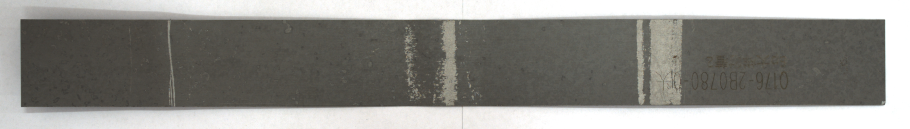
#> input picture imgs/b_xuanzhuan.bmp, 910 x 129 px; its folder holds only this picture in this run
$ python -i flask_image.py   (imports and definitions only)
#> lines starting #> are read from the running program, lines starting #| are printed output that depends on the picture
#> further down, picture is the input picture: shape (129, 910, 3); mean B, G, R 134.3, 139, 140.2
import sys
import os
sys.path.append(os.path.abspath(r'C:\Users\12345\Desktop\2\material-adhesion-testing (5)\material-adhesion-testing'))  # 将父目录添加到模块搜索路径中

import os
import numpy as np

import time
from flask import Flask, request, jsonify
import cv2
from custom.resultView1 import *
# [1 line not run here, left out]
import os
import time
WORKSPACE_DIR = r'D:\\CODE\\material-adhesion-testing\\workspace'

def adaptive_threshold(image):
    # 裁剪三段段用来获取阈值
    image_crop1 = image[:,440:1000]
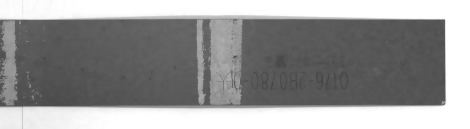
#> image_crop1: shape (129, 470); min 68, max 255, mean 150.8
    image_crop2 = image[:,1670:2300]
#> image_crop2 = empty array
    image_crop3 = image[:,3090:]
#> image_crop3 = empty array
    # 求三个片段的阈值
    ret1, _ = cv2.threshold(image_crop1, 0, 255,
                                          cv2.THRESH_BINARY + cv2.THRESH_OTSU)
#> ret1 = 172
    ret2, _ = cv2.threshold(image_crop2, 0, 255,
                                          cv2.THRESH_BINARY + cv2.THRESH_OTSU)
#> ret2 = 0
    ret3, _ = cv2.threshold(image_crop3, 0, 255,
                                          cv2.THRESH_BINARY + cv2.THRESH_OTSU)
#> ret3 = 0
    # 求平均
    mean_ret = np.mean([ret1, ret2, ret3])
#> mean_ret = 57.33

    return mean_ret


# [87 lines left out: functions Save_jpg, crop_image_quxiang, edge_queding, crop_image_wuquxiang, not called in this run]


def get_thresh(image):
    #双边滤波
    denoised_image_bilateral = cv2.bilateralFilter(image, 5, 21, 21)
    gray_image = cv2.cvtColor(denoised_image_bilateral, cv2.COLOR_BGR2GRAY)

    ret = adaptive_threshold(gray_image)
#> ret = 57.33
    _, thresh_image = cv2.threshold(gray_image, ret, 255, cv2.THRESH_BINARY)
#> thresh_image: shape (129, 910); every value is 255
    # cv2.imshow("equalized_image", gray_image)
    return ret, thresh_image

# [9 lines of commented-out code are left out]

# [222 lines left out: functions ratio_wuquxiang, ratio_A, ratio_B, ratio_C, process_image, process_image2 and 2 more, not called in this run]
#-----------------------------------------------------

# @app.route('/process_image', methods=['POST'])
# def handle_process_image():
#     data = request.get_json()
#     _type = data.get('type')
#     _photograph = data.get('photograph')

#     # 初始化结果变量
#     value10, value20, value30, image_path = None, None, None, None

#     # 初始化默认的响应数据
#     response_data = {
#         "photograph": "not processed",
#         "value10": "N/A",
#         "value20": "N/A",
#         "value30": "N/A",
#         "imagePath": "N/A"
#     }

#     if _type == "ori":
#         if _photograph == "ask":
#             # 执行拍照操作或者相关处理

#             print("点击，相机连接")

#             ## 激活相机
#             cc = Camera()
#             cc.activatecamera(1)
#             print("激活，相机")
#             image = cc.show_thread()
#             cc.closedevice()
#             # image_path = Save_jpg(image)
#             # print("#"*100)
#             # print(image)
#             # # cv2.imshow("123",image)
#             # exit()
#             # process_image(image)

#             # cc.takeshot()

#             # 假设获取到的结果
#             value10 = "dropA"
#             value20 = "dropB"
#             value30 = "dropC"
#             # image_path = Save_jpg(image)
#             print(image.shape)
#             # 将保存的图片进行裁剪
#             image = crop_image_quxiang(image)
#             # image_path = Save_jpg(image)
#             print(image.shape)
#             # image_path = "./img/result_image.jpg"

#             _photograph = "ok"
#             # 构建响应数据

#             # 处理图片并保存结果
#             resultA = process_image(image)
#             resultB = process_image2(image)
#             ret, resultC = process_image3(image)
#             # 旋转图像180度
#             # rotated_image = cv2.rotate(image, cv2.ROTATE_180)
#             # 保存旋转后的图像
#             # image_path = Save_jpg(rotated_image)
#             image_path = Save_jpg(image)

#             response_data = {
#                 "photograph": _photograph,
#                 "value10": resultA,
#                 "value20": resultB,
#                 "value30": resultC,
#                 "imagePath": image_path,
#                 'ret_threshold': ret
#             }

#             return jsonify(response_data)  # 使用 jsonify 发送响应

#     elif _type == "nonOri":
#         if _photograph == "ask":
#             # 执行拍照操作或者相关处理

#             print("点击，相机连接")

#             ## 激活相机
#             cc = Camera()
#             cc.activatecamera(0)
#             print("激活，相机")
#             image = cc.show_thread()
#             cc.closedevice()
#             # image_path = Save_jpg(image)
#             # print("#"*100)
#             # print(image)
#             # # cv2.imshow("123",image)
#             # exit()
#             # process_image(image)

#             # cc.takeshot()

#             # 假设获取到的结果
#             value10 = "dropA"
#             # image_path = Save_jpg(image)
#             print(image.shape)
#             # 裁剪前保存原图
#             # image_path = Save_jpg(image)
#             # 将保存的图片进行裁剪
#             image = crop_image_wuquxiang(image)

#             print(image.shape)
#             # image_path = "./img/result_image.jpg"

#             _photograph = "ok"
#             # 构建响应数据
#             ret_wqx,result_wuquxiang = process_image_wuquxiang(image)
#             # 保存处理后的图片
#             image_path = Save_jpg(image)

#             response_data = {
#                 "photograph": _photograph,
#                 "value10": result_wuquxiang,
#                 "imagePath": image_path,
#                 "ret_threshold": ret_wqx,
#             }
#             return jsonify(response_data)  # 使用 jsonify 发送响应

#             # # 执行拍照操作或者相关处理
#             # _photograph = "ok"  # 标记为已拍照
#             # # 假设获取到的结果
#             # value10 = "40"
#             # value20 = "50"
#             # value30 = "60"
#             # image_path = "./img/result_image.jpg"
#             #
#             # # 构建响应数据
#             # response_data = {
#             #     "photograph": _photograph,
#             #     "value10": value10,
#             #     "value20": value20,
#             #     "value30": value30,
#             #     "imagePath": image_path
#             # }
#             #
#             # return jsonify(response_data)  # 使用 jsonify 发送响应


# def run_flask_app():
#     app.run("192.168.0.100", port=5000, debug=True, use_reloader=False)

# 在实际部署时，可以直接调用 run_flask_app() 函数来启动服务
# 这里注释掉，因为在实际脚本执行环境中无法运行 Flask 服务器
# run_flask_app()

>>> import cv2
>>> picture = cv2.imread('../imgs/b_xuanzhuan.bmp')
>>> result = get_thresh(picture)

$ run again, on imgs/e.bmp
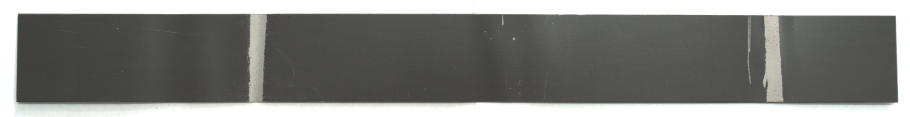
#> input picture imgs/e.bmp, 910 x 117 px
#> picture is the input picture: shape (117, 910, 3); mean B, G, R 124.3, 127.6, 127.2
#> in adaptive_threshold, `image_crop1 = image[:,440:1000]`:
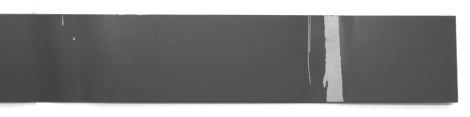
#> image_crop1: shape (117, 470); min 65, max 255, mean 131.7
#> image_crop2 = empty array
#> ret1 = 165
#> ret2 = 0
#> mean_ret = 55
#> thresh_image: shape (117, 910); every value is 255
